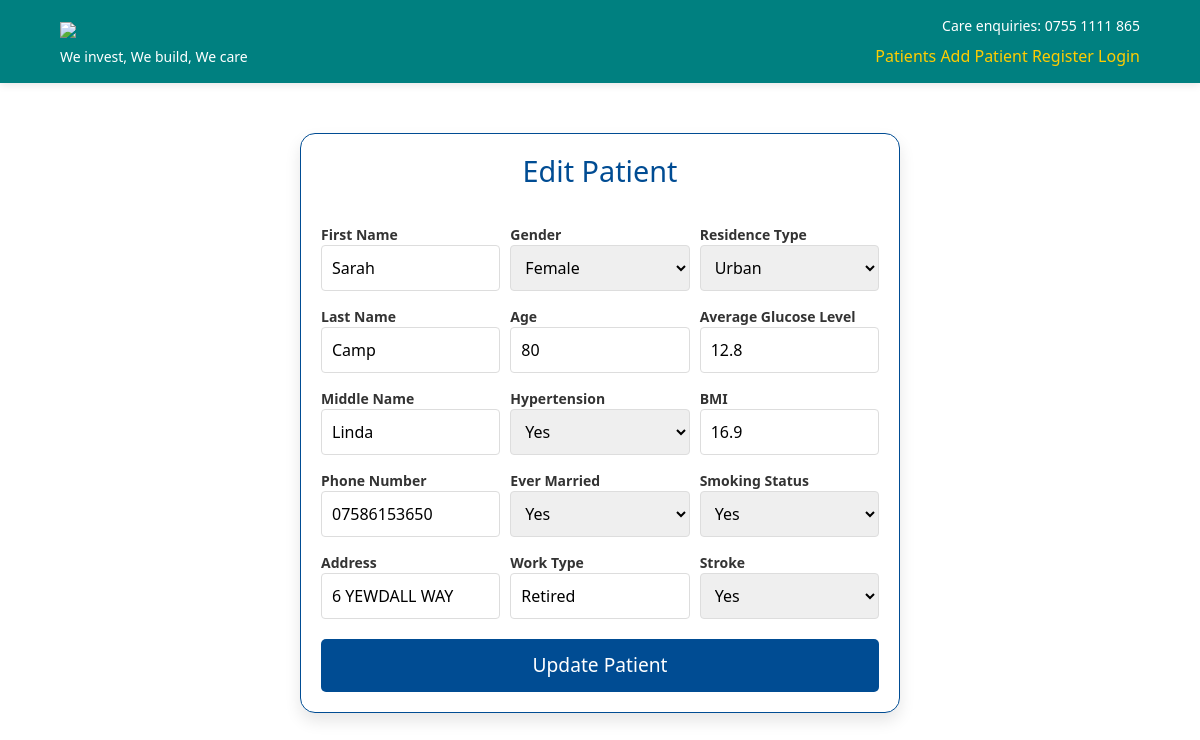
Page /patient/2 on the committed database.
### myapp/models.py (models this page shows, shortened)
class Patient(db.Model):
    id = db.Column(db.Integer, primary_key=True)
    first_name = db.Column(db.String(50), nullable=False)
    last_name = db.Column(db.String(50), nullable=False)
    middle_name = db.Column(db.String(50), nullable=True)
    phone_number = db.Column(db.String(15), nullable=False)
    address = db.Column(db.String(100), nullable=False)
    gender = db.Column(db.String(6), nullable=False)  # "Male", "Female", or "Other"
    age = db.Column(db.Integer, nullable=False)
    hypertension = db.Column(db.Integer, nullable=False)  # 0 or 1
    ever_married = db.Column(db.String(3), nullable=False)  # "No" or "Yes"
    work_type = db.Column(db.String(20), nullable=False)  # Various work types
    residence_type = db.Column(db.String(5), nullable=False)  # "Rural" or "Urban"
    avg_glucose_level = db.Column(db.Float, nullable=False)
    bmi = db.Column(db.Float, nullable=False)
    smoking_status = db.Column(db.String(20), nullable=False)  # Smoking status
    stroke = db.Column(db.Integer, nullable=False)  # 0 or 1

### myapp/routes.py (the view)
@app.route('/patient/<int:id>', methods=["POST", "GET"])
def patient_edit(id):
    patient = Patient.query.get_or_404(id)
    form = Editpatient(obj=patient)  # Pre-fills form fields with patient data
    if form.validate_on_submit():  # Only triggers on POST with valid data
        form.populate_obj(patient)  # Assigns form data to patient fields directly
        db.session.commit()
        flash('Patient updated successfully', 'success')
        return redirect(url_for('patient', id=patient.id))
    elif form.errors:  # This triggers if POST fails validation
        flash('There was an error in updating the patient', 'danger')
        for err_msgs in form.errors.values():
            for err in err_msgs:
                flash(err, 'danger')
    return render_template('edit_patient.html', form=form)

### myapp/templates/edit_patient.html (shortened to what this page needs)
{% extends 'layout.html' %}
{% block content %}
<div class="container form-container">
    <form method="POST">
        <h1>Edit Patient</h1>
        <div class="form-wrapper">
            <div class="form-left">
                <div class="form-group">
                    {{ form.first_name.label() }}
                    {{ form.first_name(class="")}}
                </div>
                <div class="form-group">
                    {{ form.last_name.label() }}
                    {{ form.last_name(class="") }}
                </div>
                <div class="form-group">
                    {{ form.middle_name.label() }}
                    {{ form.middle_name(class="") }}
                </div>
                <div class="form-group">
                    {{ form.phone_number.label() }}
                    {{ form.phone_number(class="") }}
                </div>
                <div class="form-group">
                    {{ form.address.label() }}
                    {{ form.address(class="") }}
                </div>
            </div>
            <div class="form-center">
                <div class="form-group">
                    {{ form.gender.label() }}
                    {{ form.gender(class="") }}
                </div>
                <div class="form-group ">
                    {{ form.age.label() }}
                    {{ form.age(class="", placeholder="Age") }}
                </div>
                <div class="form-group">
                    {{ form.hypertension.label() }}
                    {{ form.hypertension(class="") }}
                </div>
                <div class="form-group">
                    {{ form.ever_married.label() }}
                    {{ form.ever_married(class="") }}
                </div>
                <div class="form-group">
                    {{ form.work_type.label() }}
                    {{ form.work_type(class="") }}
                </div>
            </div>
            <div class="form-right">
                <div class="form-group">
                    {{ form.residence_type.label() }}
                    {{ form.residence_type(class="") }}
                </div>
                <div class="form-group">
                    {{ form.avg_glucose_level.label() }}
                    {{ form.avg_glucose_level(class="", placeholder="Average Glucose Level") }}
                </div>
                <div class="form-group">
                    {{ form.bmi.label() }}
                    {{ form.bmi(class="", placeholder="BMI") }}
                </div>
                <div class="form-group">
                    {{ form.smoking_status.label() }}
                    {{ form.smoking_status(class="") }}
                </div>
                <div class="form-group">
                    {{ form.stroke.label() }}
                    {{ form.stroke(class="") }}
                </div>
            </div>
        </div>
        <button class="submit-button" type="submit"> Update Patient</button>
    </form>
</div>
{% endblock %}

### myapp/static/style.css (style rules this page uses)
* { margin:0; padding:0; box-sizing:border-box; }
.form-container { display: flex; align-items: center; justify-content: center; height: calc(100vh - 120px); }
.form-container form { border:1px solid #004c93; max-width: 600px; padding: 20px; border-radius: 15px; box-shadow: 0 8px 16px rgba(0, 0, 0, 0.1); transition: transform 0.3s ease, box-shadow 0.3s ease; animation: fadeInUp 1s ease; }
.form-left { flex:1; width:100%; }
.form-center { flex:1; width:100%; }
.form-right { flex:1; width:100%; }
form h1 { text-align: center; font-size: 1.8em; margin-bottom: 20px; color: #004c93; animation: zoomIn 0.5s ease; }
.form-wrapper { display: flex; gap: 10px; align-items:center; justify-content:center; }
label { display: block; font-weight: bold; margin-top: 15px; color: #333; transition: color 0.3s ease; font-size: 14px; }
input[type='number'], input[type='text'], select, input[type='radio'] { width: 100%; padding: 10px; border: 1px solid #ddd; border-radius: 4px; transition: border-color 0.3s ease; outline:none; }
.submit-button { width: 100%; padding: 12px; background-color: #004c93; color: white; border: none; border-radius: 5px; cursor: pointer; font-size: 1.2rem; transition: background-color 0.3s ease, transform 0.3s ease; margin-top: 20px; }

### rows in the picture
Patient: first_name "Sarah", last_name "Camp", middle_name "Linda", phone_number "07586153650", address "6 YEWDALL WAY", gender "Female", age "80", hypertension "Yes", ever_married "Yes", work_type "Retired", residence_type "Urban", avg_glucose_level "12.8", bmi "16.9", smoking_status "Yes", stroke "Yes"
